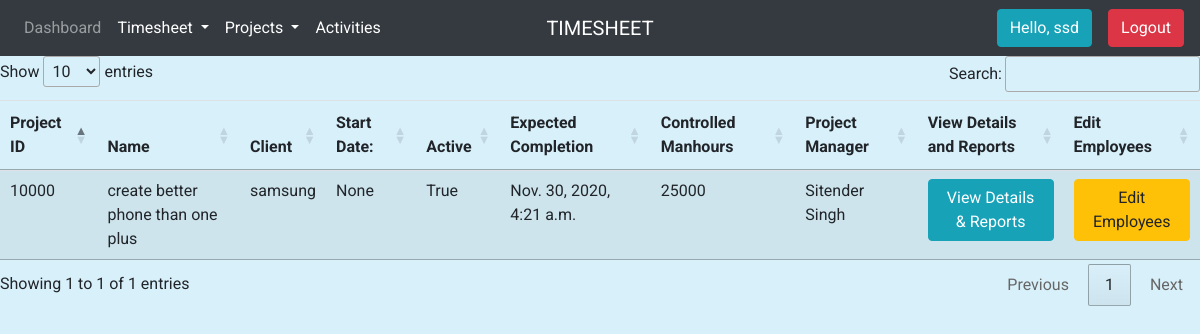
Page /viewprojects/ (signed in) on the committed database.
### accounts/models.py (models this page shows, shortened)
class Project(models.Model):
    type_level = (('OH', 'OH'), ('PA', 'PA'))
    project_type = models.CharField(max_length = 200, null = True, choices=type_level)
    project_id = models.IntegerField(primary_key=True)
    project_client = models.CharField(max_length = 200, null = True)
    name = models.CharField(max_length=200, null=True)
    date_created =  models.DateTimeField(auto_now_add=True, null=True)
    start_date = models.DateTimeField(null=True)
    controlled_manhours = models.IntegerField(null=True)
    completion_date = models.DateTimeField(null=True)
    project_manager = models.ForeignKey(Employee, on_delete=models.CASCADE)
    department_assigned = models.BooleanField(null=False, default=False)
    active = models.BooleanField(null=False, default=True)
    finished = models.BooleanField(null=False, default=False)

class Employee(models.Model):
    user = models.OneToOneField(User, null=True, on_delete=models.CASCADE)
    employee_id = models.IntegerField(primary_key=True)
    name = models.CharField(max_length=200, null=True)
    phone = models.CharField(max_length=200, null=True)
    manager = models.ForeignKey('self', on_delete=models.CASCADE, null=True, blank=True)
    date_created = models.DateTimeField(auto_now_add=True, null=True)
    designation_name = (('Office Boy', 'Office Boy'),('Driver', 'Driver'),('Draftman', 'Draftman'),('Assistant', 'Assistant'),
    ('Sr Assistant', 'Sr Assistant'),('Secreatary', 'Secreatary'),('Executive', 'Executive'),('Sr Executive', 'Sr Executive'),
    ('Engineer', 'Engineer'),('Graduate Trainee', 'Graduate Trainee'),('GTE', 'GTE'),('Lead Engineer', 'Lead Engineer'),
    ('Sr Engineer', 'Sr Engineer'),('Manager', 'Manager'),('Assistant Manager', 'Assistant Manager'),
    ('Deputy Manager', 'Deputy Manager'),('Sr Manager', 'Sr Manager'),('Chief Manager', 'Chief Manager'),
    ('General Manager', 'General Manager'),('AVP', 'AVP'),('VP', 'VP'),('DP', 'DP'),('CEO', 'CEO'),('CMD', 'CMD'))
    designation = models.CharField(max_length=200, null=True, choices=designation_name)
    location = models.CharField(max_length=200, null=True, choices=(('Delhi', 'Delhi'), ('Offshore', 'Offshore')))
    department_info = models.ForeignKey('DepInfo', on_delete=models.CASCADE, null=True, blank=True)
    service_type = models.CharField(max_length=200, null=True, choices=(('Regular', 'Regular'), ('Contract', 'Contract')))
    extended_hours = models.BooleanField(null=False, default=False)

### accounts/views.py (the view)
# urls.py: path('viewprojects/', views.viewprojects, name='viewprojects'),
@login_required(login_url='/')
def viewprojects(request):
    projects = Project.objects.exclude(name='Holiday/Leave')
    context = {'projects': projects}
    return render(request, 'accounts/viewprojects.html', context)

### accounts/templatetags/group_check.py (called while the page is built)
@register.filter(name='has_group')
def has_group(user, group_name):
    group = Group.objects.get(name=group_name)
    return True if group in user.groups.all() else False

### accounts/templates/accounts/viewprojects.html (shortened to what this page needs)
{% extends 'accounts/main.html' %}
{% load static %}
{% block content %}
{% include 'accounts/_navbar.html' %}
<table id="myTable" class="table table-striped" >
    <thead>
      <tr>
        <th>Project ID</th>
        <th>Name</th>
        <th>Client</th>
        <th>Start Date:</th>
        <th>Active</th>
        <th>Expected Completion</th>
        <th>Controlled Manhours</th>
        <th>Project Manager</th>
        <th>View Details and Reports</th>
        <th>Edit Employees</th>
      </tr>
    </thead>
    <tbody>
    {% for project in projects %}
      <tr>
        <td>{{project.project_id}}</td>
        <td>{{project.name}}</td>
        <td>{{project.project_client}}</td>
        <td>{{project.start_date}}</td>
        <td>{{project.active}}</td>
        <td>{{project.completion_date}}</td>
        <td>{{project.controlled_manhours}}</td>
        <td>{{project.project_manager.name}}</td>
        <td>
            <a href="{% url 'project' project.project_id %}"> <button class="btn btn-info">View Details & Reports</button> </a>
        </td>
        <td>
            <a href="{% url 'project_employee' project.project_id %}"> <button class="btn btn-warning">Edit Employees</button> </a>
        </td>
      </tr>
    {% endfor %}
    </tbody>
  </table>
{% endblock %}

### accounts/templates/accounts/_navbar.html (shortened to what this page needs)
{% load group_check %}
<nav class="navbar navbar-expand-md navbar-dark bg-dark">
    <div class="navbar-collapse collapse w-100 order-1 order-md-0 dual-collapse2">
        <ul class="navbar-nav mr-auto">
            <li class="nav-item">
                <a class="nav-link" href=" {% url 'dashboard' %} ">Dashboard </a>
            </li>
            <li class="nav-item dropdown">
          <a class="nav-link dropdown-toggle active" href="#" id="navbarDropdown" role="button" data-toggle="dropdown" aria-haspopup="true" aria-expanded="false">
            Timesheet
          </a>
        </li>
            <li class="nav-item dropdown">
          <a class="nav-link dropdown-toggle active" href="#" id="navbarDropdown" role="button" data-toggle="dropdown" aria-haspopup="true" aria-expanded="false">
            Projects
          </a>
        </li>
            {% if request.user|has_group:"hod" or request.user|has_group:"planning_dept" %}
          <li class="nav-item">
            <a class="nav-link active" href="/create">Activities</a>
          </li>
        {%endif%}
        </ul>
    </div>
    <div class="mx-auto order-0">
        <a class="navbar-brand text-uppercase mx-auto" href="#">timesheet</a>
    </div>
    <div class="navbar-collapse collapse w-100 order-3 dual-collapse2">
        <ul class="navbar-nav ml-auto">
            <li class="nav-item">
                <a name="" id="" class="btn btn-info mr-3" href="#" role="button">Hello, {{request.user}} </a>
            </li>
            <li class="nav-item">
                <a name="" id="" class="btn btn-danger" href=" {% url 'logout' %} " role="button">Logout</a>
            </li>
        </ul>
    </div>
</nav>

### static/css/main.css (style rules this page uses)
body { background-color: rgb(216, 240, 250); font-family: 'Roboto', sans-serif; }

### static/css/error.css (style rules this page uses)
* { -webkit-box-sizing: border-box; box-sizing: border-box; }
body { padding: 0; margin: 0; }

### static/css/create_act.css (style rules this page uses)
a { color: #aaaaaa; transition: all ease-in-out 200ms; }

### rows in the picture
Project: project_id "10000", name "create better phone than one plus", project_client "samsung", start_date "None", active "True", completion_date "Nov. 30, 2020, 4:21 a.m.", controlled_manhours "25000", project_manager.name "Sitender Singh"

### other values in the picture
{{ request.user }} "ssd"
